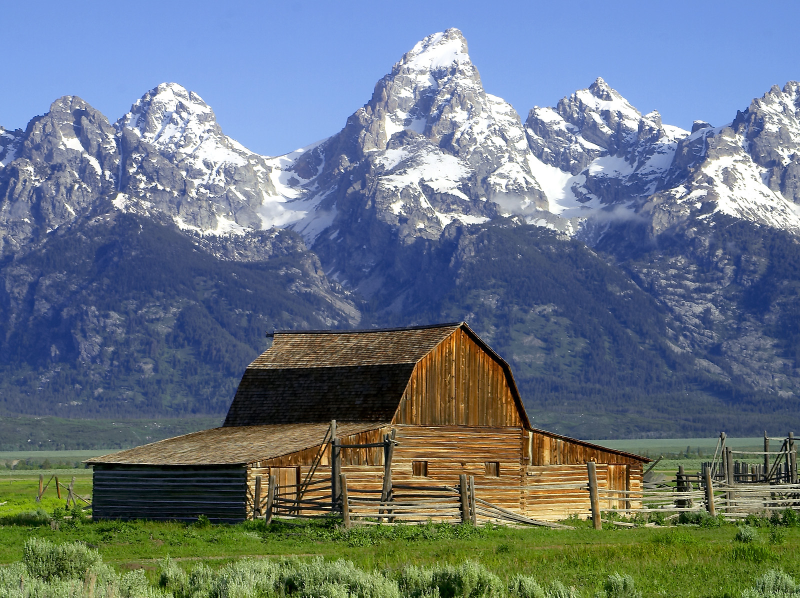
#> input picture Such like Google Photo Android App/LapplimobilefabuleusedeLaurentetsescopains/app/src/main/assets/Compressors/Images_entry/Paysage.jpg, 1600 x 1195 px, found by its file name (shown at 1/2 size)
$ python compression.py
#> lines starting #> are read from the running program, lines starting #| are printed output that depends on the picture; after the words box and inside, x2 and y2 are one past the last pixel; in counts of white or black regions, pixels touching at a corner belong together
import numpy as np
import math
import imageio
from copy import deepcopy


QTY = np.array([[16, 11, 10, 16, 24, 40, 51, 61],  # luminance quantization table
                [12, 12, 14, 19, 26, 48, 60, 55],
                [14, 13, 16, 24, 40, 57, 69, 56],
                [14, 17, 22, 29, 51, 87, 80, 62],
                [18, 22, 37, 56, 68, 109, 103, 77],
                [24, 35, 55, 64, 81, 104, 113, 92],
                [49, 64, 78, 87, 103, 121, 120, 101],
                [72, 92, 95, 98, 112, 100, 103, 99]])

QTC = np.array([[17, 18, 24, 47, 99, 99, 99, 99],  # chrominance quantization table
                [18, 21, 26, 66, 99, 99, 99, 99],
                [24, 26, 56, 99, 99, 99, 99, 99],
                [47, 66, 99, 99, 99, 99, 99, 99],
                [99, 99, 99, 99, 99, 99, 99, 99],
                [99, 99, 99, 99, 99, 99, 99, 99],
                [99, 99, 99, 99, 99, 99, 99, 99],
                [99, 99, 99, 99, 99, 99, 99, 99]])

TO_YCBCR = np.array(
    [[.299, .587, .114], [-.1687, -.3313, .5], [.5, -.4187, -.0813]])
TO_RGB = np.array([[1, 0, 1.402], [1, -0.34414, -.71414], [1, 1.772, 0]])

CHUNK_SIZE = 8

PI = math.pi


def convert_format(array: np.ndarray):

    new_array = array.astype("int8")
    if(len(array[0][0]) != 3):
        new_array = np.delete(new_array, 3, axis=2)
    return new_array


def rgb2ycbcr(image_array: np.ndarray):
    y_cb_cr_array = image_array.dot(TO_YCBCR.transpose())
    return np.int8(y_cb_cr_array)


# [9 lines left out: function ycbcr2rgb, not called in this run]


def get_next_divisable(len, diviser):
    while len % diviser != 0:
        len += 1

    return len


# [33 lines left out: function dct_transform, not called in this run]


def chunk_generator(map: np.ndarray, new_height: int, new_width: int):

    current_height, current_width = map.shape
    assert current_height % new_height == 0, f"{new_height} rows is not divible by {new_height}"
    assert current_width % new_width == 0, f"{current_width} rows is not divible by {new_width}"

    return map.reshape(current_height // new_height, new_height, -1, new_width).swapaxes(1, 2)

# [76 lines left out: functions huffman_array_creation, binary_converter, not called in this run]

original_image = imageio.imread("./Paysage.jpg")
#> original_image is the input picture: shape (1195, 1600, 3); mean R, G, B 104.9, 117.8, 129.7
original_image = convert_format(original_image)
converted_image = rgb2ycbcr(original_image)
#> in rgb2ycbcr, `y_cb_cr_array = image_array.dot(TO_YCBCR.transpose())`:
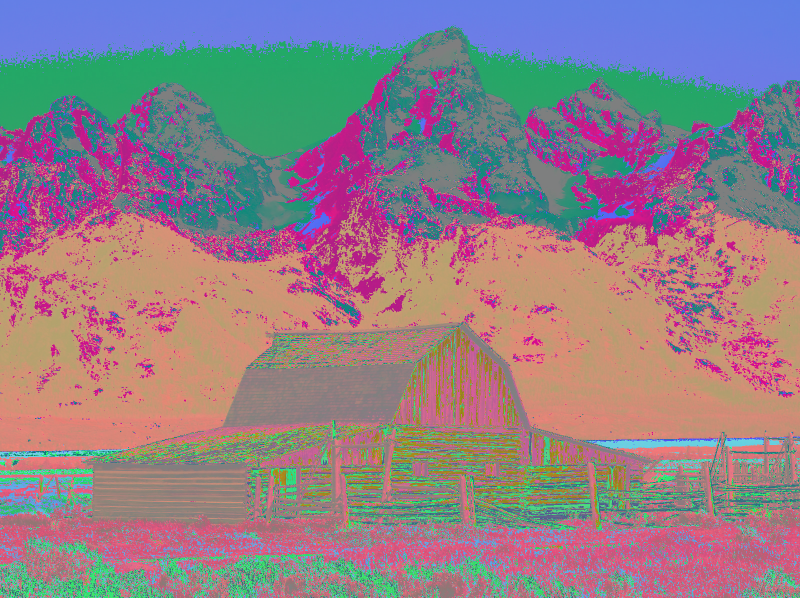
#> y_cb_cr_array: shape (1195, 1600, 3) float64 (shown at 1/2 size); mean R, G, B 18.7, -0.3, 8; drawn with min black and max white

height = len(converted_image)
#> height = 1195
width = len(converted_image[0])
#> width = 1600

y_values = np.zeros((height, width),np.float32) + converted_image[:,:,0]
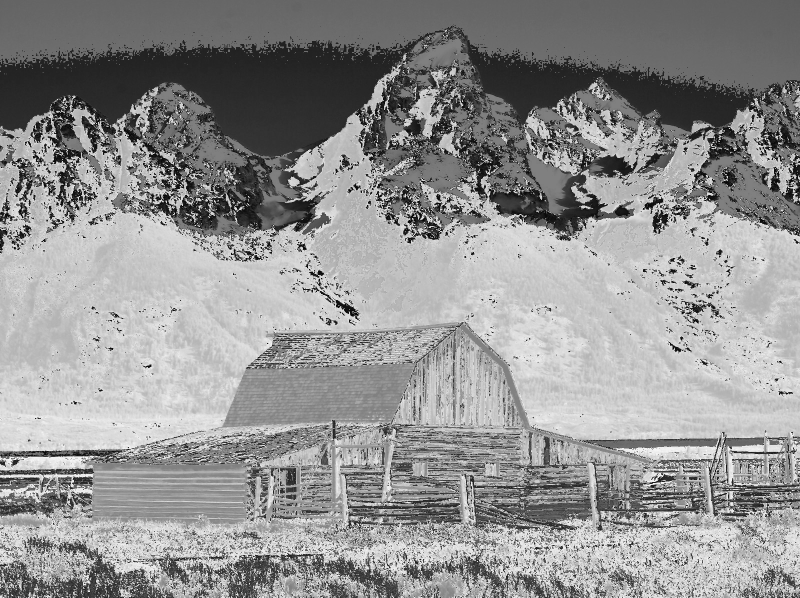
#> y_values: shape (1195, 1600) float32 (shown at 1/2 size); min -127, max 126, mean 18.6; drawn with min black and max white
cr_values = np.zeros((height, width),np.float32) + converted_image[:,:,1]
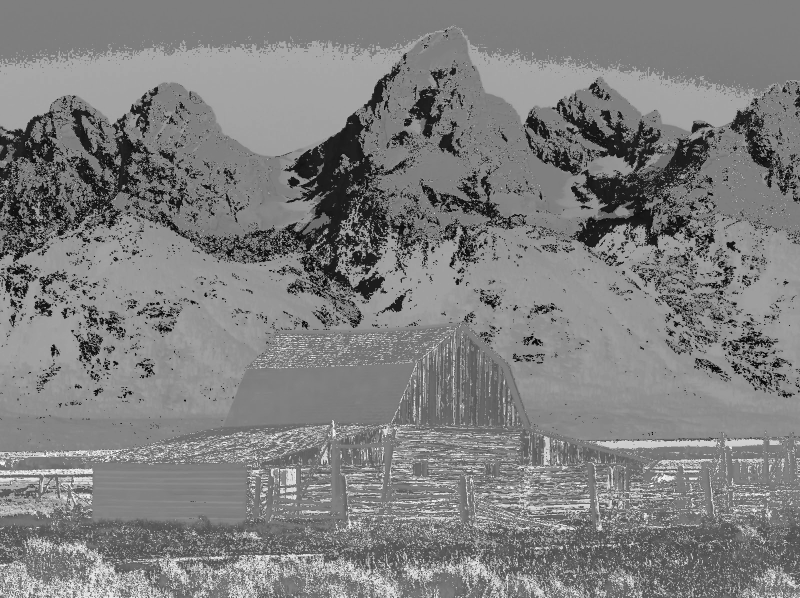
#> cr_values: shape (1195, 1600) float32 (shown at 1/2 size); min -127, max 127, mean -0.3; drawn with min black and max white
cb_values = np.zeros((height, width),np.float32) + converted_image[:,:,2]
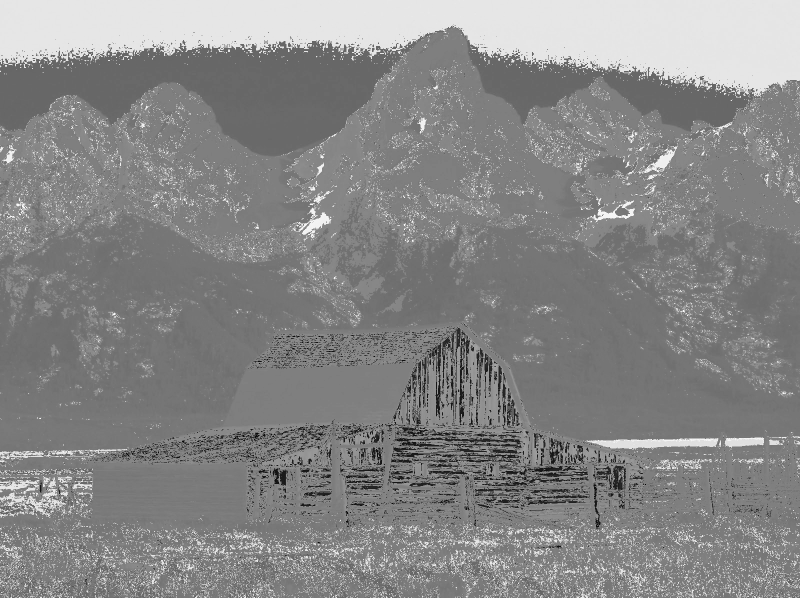
#> cb_values: shape (1195, 1600) float32 (shown at 1/2 size); min -127, max 127, mean 8.1; drawn with min black and max white

size_without_compression = len(y_values) * len(y_values[0]) * 8 + len(cr_values) * len(cr_values[0]) * 8 + len(cb_values) * len(cb_values[0]) * 8
#> size_without_compression = 45888000

y_values -= 128
cr_values -= 128
cb_values -= 128

print(y_values.shape)
#| (1195, 1600)
print(y_values)
#> (printed output is left out)
print(y_values[0])
#> (printed output is left out)
print(y_values[0][0])
#| -155.0

if len(converted_image) % CHUNK_SIZE == 0 and len(converted_image[0]) % CHUNK_SIZE == 0:
    print("No padding")
else:
    expected_width = get_next_divisable(width, CHUNK_SIZE)
#> after the loop in get_next_divisable, `while len % diviser != 0:`: len = 1600
#> expected_width = 1600
    width_difference = expected_width - width
#> width_difference = 0
    expected_height = get_next_divisable(height, CHUNK_SIZE)
#> the loop in get_next_divisable (call 2), `while len % diviser != 0:` made 5 passes
#> expected_height = 1200
    height_difference = expected_height - height
#> height_difference = 5

    if expected_width != width:
        zero_arr = np.zeros((height, width_difference), int)
        y_values = np.append(y_values, zero_arr, axis=1)
        cr_values = np.append(cr_values, zero_arr, axis=1)
        cb_values = np.append(cb_values, zero_arr, axis=1)

    if expected_height != height:
        zero_arr = np.zeros((height_difference, width), int)
        y_values = np.append(y_values, zero_arr, axis=0)
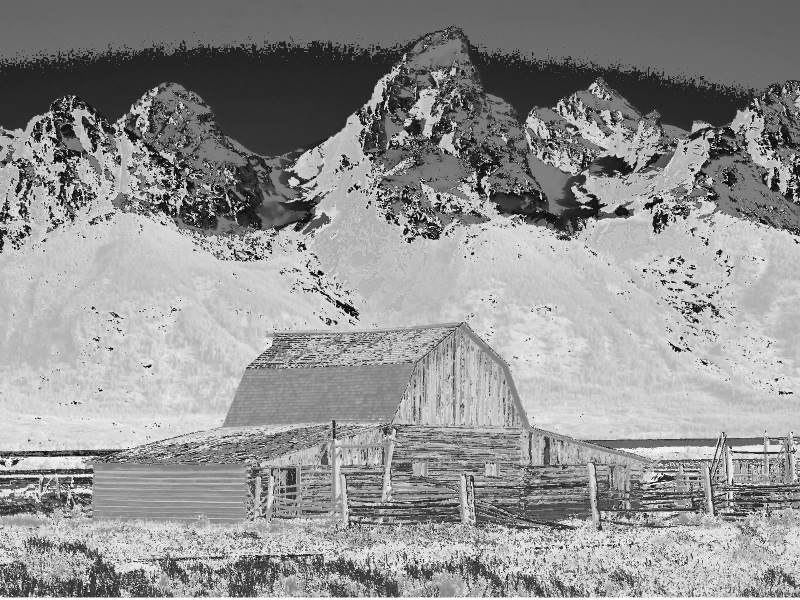
#> y_values: shape (1200, 1600) float64 (shown at 1/2 size); min -255, max 0, mean -109; drawn with min black and max white
        cr_values = np.append(cr_values, zero_arr, axis=0)
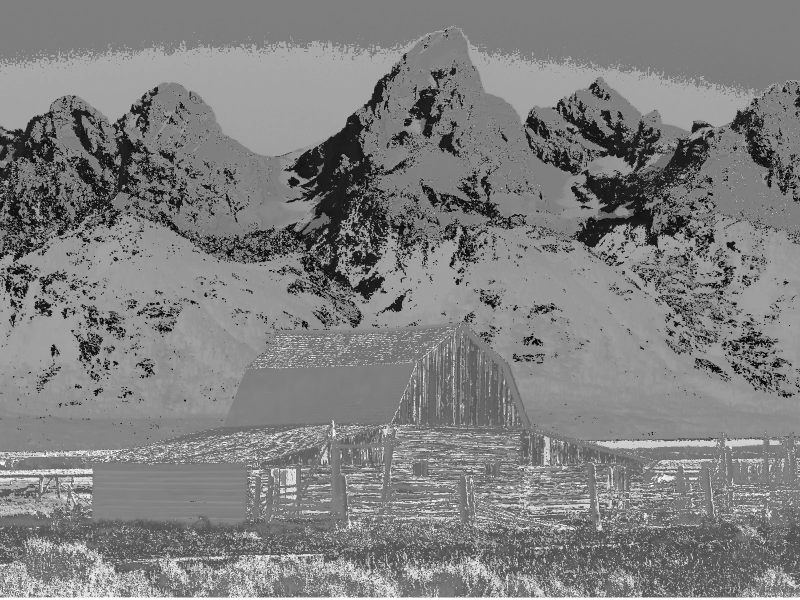
#> cr_values: shape (1200, 1600) float64 (shown at 1/2 size); min -255, max 0, mean -127.8; drawn with min black and max white
        cb_values = np.append(cb_values, zero_arr, axis=0)
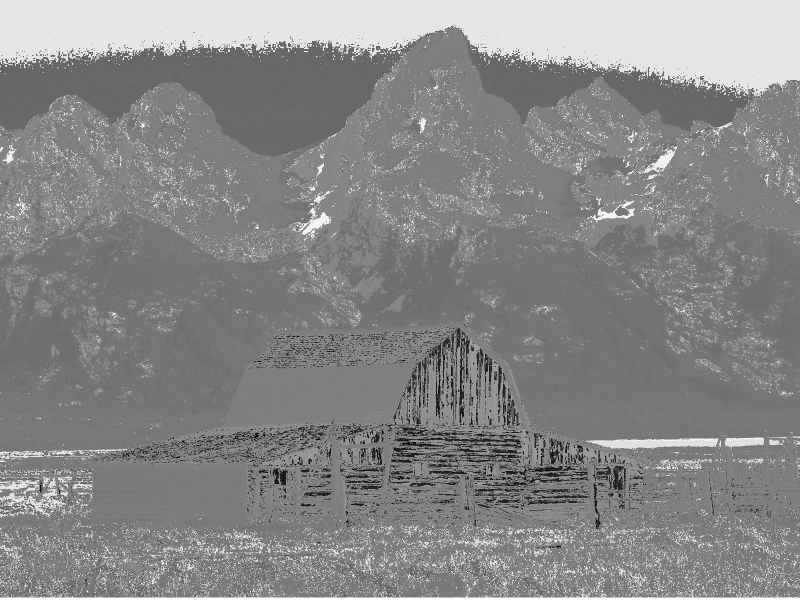
#> cb_values: shape (1200, 1600) float64 (shown at 1/2 size); min -255, max 0, mean -119.4; drawn with min black and max white

y_values = chunk_generator(y_values, 8, 8)
cr_values = chunk_generator(cr_values, 8, 8)
cb_values = chunk_generator(cb_values, 8, 8)

print(len(y_values))
#| 150
print(len(y_values[0]))
#| 200

# [14 lines of commented-out code are left out]

$ run again, with Such like Google Photo Android App/LapplimobilefabuleusedeLaurentetsescopains/app/src/main/assets/Compressors/Images_entry/Height_test.png saved as Such like Google Photo Android App/LapplimobilefabuleusedeLaurentetsescopains/app/src/main/assets/Compressors/Images_entry/Paysage.jpg
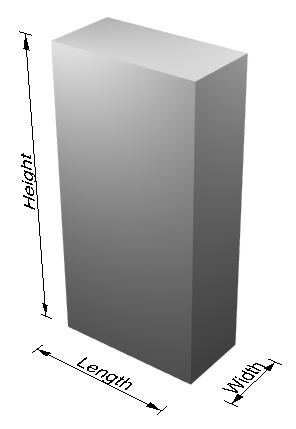
#> input picture Such like Google Photo Android App/LapplimobilefabuleusedeLaurentetsescopains/app/src/main/assets/Compressors/Images_entry/Height_test.png, 296 x 429 px, found by its file name
#> original_image is the input picture: shape (429, 296, 3); min 0, max 255, mean 196.1
#> height = 429
#> width = 296
#> `y_values = np.zeros((height, width),np.float32) + converted_image[:,:,0]`:
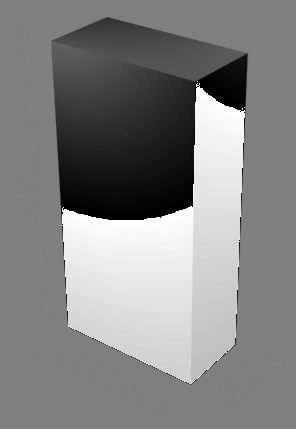
#> y_values: shape (429, 296) float32; min -127, max 126, mean 3.9; drawn with min black and max white
#> size_without_compression = 3047616
#| (429, 296)
#> (printed output is left out)
#| [-128. -128. -128. -128. -128. -128. -128. -128. -128. -128. -128. -128.
#|  -128. -128. -128. -128. -128. -128. -128. -128. -128. -128. -128. -128.
#|  -128. -128. -128. -128. -128. -128. -128. -128. -128. -128. -128. -128.
#|  -128. -128. -128. -128. -128. -128. -128. -128. -128. -128. -128. -128.
#|  -128. -128. -128. -128. -128. -128. -128. -128. -128. -128. -128. -128.
#|  -128. -128. -128. -128. -128. -128. -128. -128. -128. -128. -128. -128.
#> (further printed lines are left out)
#| -128.0
#> after the loop in get_next_divisable, `while len % diviser != 0:`: len = 296
#> width_difference = 0
#> the loop in get_next_divisable (call 2), `while len % diviser != 0:` made 3 passes
#> expected_height = 432
#> height_difference = 3
#> `cr_values = np.append(cr_values, zero_arr, axis=0)`:
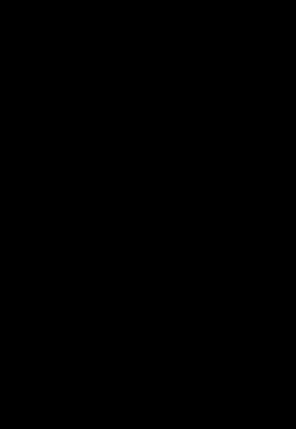
#> cr_values: shape (432, 296) float64; values -128 (black) and 0 (white), 0.69% white; 1 white region, box (x1, y1, x2, y2) and area: (0, 429, 296, 432) 888
#| 54
#| 37
